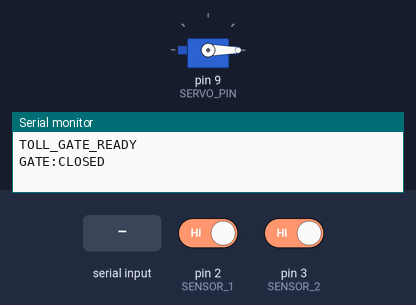
The sketch below on a simulated Arduino Uno, built with avr-gcc and run on an emulated ATmega328P. Shown: servo, the last lines printed to the serial monitor. The test bench sets the inputs (shaded band); at power-on: pin 2 (SENSOR_1) HIGH, pin 3 (SENSOR_2) HIGH.

Above: at 1.2 s.
1.3 s: pin 2 (SENSOR_1) driven LOW
At 2.4 s:
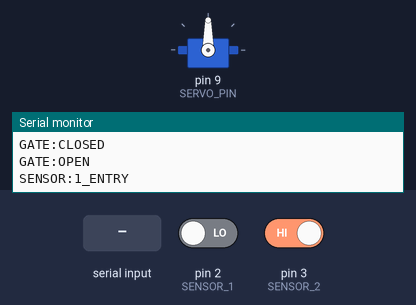
4.3 s: "CLOSE\n" received over Serial
At 5.5 s:
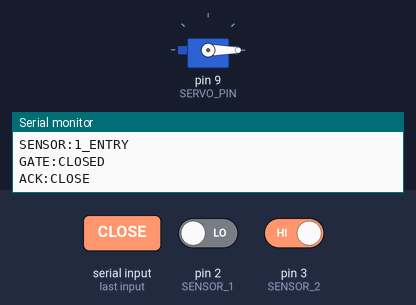
5.8 s: pin 3 (SENSOR_2) driven LOW
At 7.0 s:
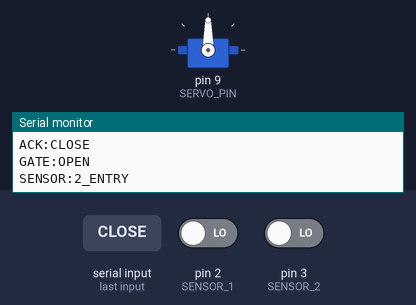
8.8 s: pin 2 (SENSOR_1) driven HIGH
At 9.3 s:
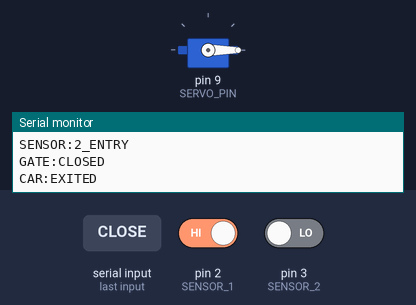
Timing chart, 0 to 11.3 s (numbered marks = the images above; inputs shaded):
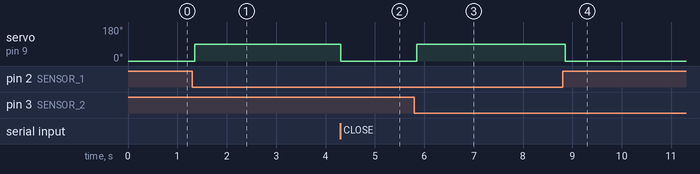

The sketch:

toll_gate.ino
```cpp
#include <Servo.h>

// Car Velox / CyberKnights toll gate controller
// Wiring: IR sensor 1 -> D2, IR sensor 2 -> D3, servo signal -> D9.
// IR sensors are assumed active-LOW. Servo power should use a suitable
// external 5V supply with GND connected to Arduino GND.

#define SENSOR_1 2
#define SENSOR_2 3
#define SERVO_PIN 9

#define GATE_CLOSED 0
#define GATE_OPEN 90
#define DEBOUNCE_MS 50
#define TIMEOUT_MS 10000UL

Servo gateServo;

bool gateIsOpen = false;
bool transactionActive = false;
bool exitSensorSeen = false;
bool remoteOpen = false;
uint8_t exitSensor = SENSOR_2;
unsigned long transactionStarted = 0;

struct SensorState {
  uint8_t pin;
  bool rawState;
  bool stableState;
  unsigned long changedAt;
};

SensorState sensor1 = { SENSOR_1, HIGH, HIGH, 0 };
SensorState sensor2 = { SENSOR_2, HIGH, HIGH, 0 };

void setGate(bool openGate) {
  if (gateIsOpen == openGate) return;
  gateIsOpen = openGate;
  gateServo.write(openGate ? GATE_OPEN : GATE_CLOSED);
  Serial.println(openGate ? "GATE:OPEN" : "GATE:CLOSED");
}

bool updateSensor(SensorState &sensor) {
  bool reading = digitalRead(sensor.pin);
  if (reading != sensor.rawState) {
    sensor.rawState = reading;
    sensor.changedAt = millis();
  }
  if (reading != sensor.stableState &&
      millis() - sensor.changedAt >= DEBOUNCE_MS) {
    sensor.stableState = reading;
    return true;
  }
  return false;
}

void handleCommand(String command) {
  command.trim();
  command.toUpperCase();

  if (command == "OPEN") {
    remoteOpen = true;
    transactionActive = false;
    exitSensorSeen = false;
    transactionStarted = millis();
    setGate(true);
    Serial.println("ACK:OPEN");
  } else if (command == "CLOSE") {
    remoteOpen = false;
    transactionActive = false;
    exitSensorSeen = false;
    setGate(false);
    Serial.println("ACK:CLOSE");
  } else if (command.length() > 0) {
    Serial.print("ERROR:UNKNOWN_COMMAND:");
    Serial.println(command);
  }
}

void readSerialCommands() {
  static String command = "";
  while (Serial.available()) {
    char c = (char)Serial.read();
    if (c == '\n' || c == '\r') {
      if (command.length()) handleCommand(command);
      command = "";
    } else if (command.length() < 24) {
      command += c;
    } else {
      command = "";
    }
  }
}

void beginAutomaticPass(uint8_t entryPin) {
  if (transactionActive || remoteOpen) return;
  transactionActive = true;
  exitSensorSeen = false;
  exitSensor = (entryPin == SENSOR_1) ? SENSOR_2 : SENSOR_1;
  transactionStarted = millis();
  setGate(true);
  Serial.print("SENSOR:");
  Serial.println(entryPin == SENSOR_1 ? "1_ENTRY" : "2_ENTRY");
}

void setup() {
  Serial.begin(9600); // Must match the website's Web Serial baud rate.
  pinMode(SENSOR_1, INPUT_PULLUP);
  pinMode(SENSOR_2, INPUT_PULLUP);

  sensor1.rawState = sensor1.stableState = digitalRead(SENSOR_1);
  sensor2.rawState = sensor2.stableState = digitalRead(SENSOR_2);
  sensor1.changedAt = sensor2.changedAt = millis();

  gateServo.attach(SERVO_PIN);
  gateServo.write(GATE_CLOSED);
  gateIsOpen = false;
  Serial.println("TOLL_GATE_READY");
  Serial.println("GATE:CLOSED");
}

void loop() {
  readSerialCommands();

  bool sensor1Changed = updateSensor(sensor1);
  bool sensor2Changed = updateSensor(sensor2);

  // A new car at either entrance opens the gate and selects the opposite
  // sensor as the exit detector.
  if (!transactionActive && !remoteOpen) {
    if (sensor1Changed && sensor1.stableState == LOW) {
      beginAutomaticPass(SENSOR_1);
    } else if (sensor2Changed && sensor2.stableState == LOW) {
      beginAutomaticPass(SENSOR_2);
    }
  }

  if (transactionActive) {
    SensorState &exitState = (exitSensor == SENSOR_1) ? sensor1 : sensor2;

    if (exitState.stableState == LOW) exitSensorSeen = true;

    // Close only after the exit sensor has detected the car and then cleared.
    if (exitSensorSeen && exitState.stableState == HIGH) {
      transactionActive = false;
      setGate(false);
      Serial.println("CAR:EXITED");
    }

    if (millis() - transactionStarted >= TIMEOUT_MS) {
      transactionActive = false;
      exitSensorSeen = false;
      setGate(false);
      Serial.println("WARNING:GATE_TIMEOUT_CLOSED");
    }
  }

  // Remote OPEN is also protected by a 10-second timeout.
  if (remoteOpen && millis() - transactionStarted >= TIMEOUT_MS) {
    remoteOpen = false;
    setGate(false);
    Serial.println("WARNING:REMOTE_OPEN_TIMEOUT");
  }
}
```

Measured:
- after the input at 1.3 s, servo on pin 9 (SERVO_PIN): 0° → 90° after 0.05 s
- after the input at 4.3 s, servo on pin 9 (SERVO_PIN): 90° → 0° at once
- after the input at 5.8 s, servo on pin 9 (SERVO_PIN): 0° → 90° after 0.05 s
- after the input at 8.8 s, servo on pin 9 (SERVO_PIN): 90° → 0° after 0.05 s
